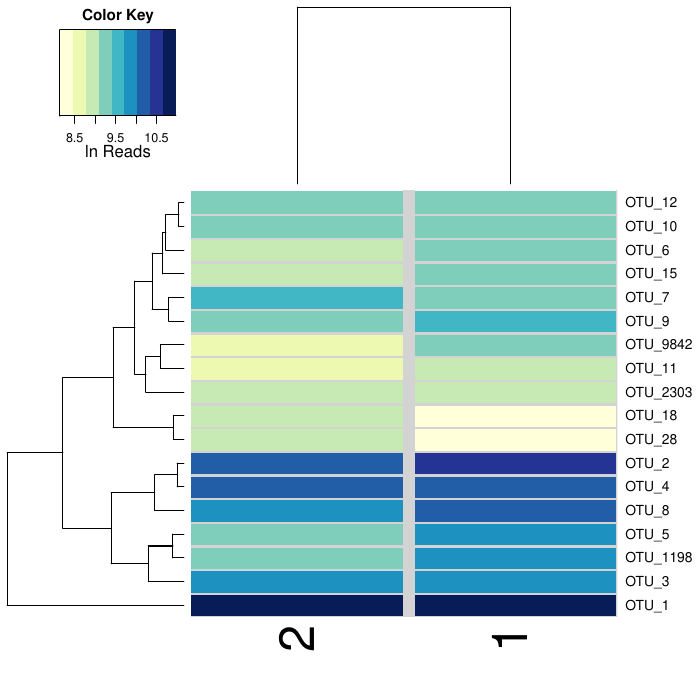

The script that saved this image:
source("heatmap.3.R")
library(vegan)
library(RColorBrewer)
library(ggplot2)

md <- read.delim("sample_info.xls", header=T, row.names=1, sep='\t');
head(md)

d <- read.table("14.figures.heatmap.xls", header=T, row.names=1, sep="\t")

cols <- row.names(md)
raw_otus <- d[, cols]
head(raw_otus)

# remove rows with all 0s
#raw_otus <- raw_otus[apply(raw_otus[,-1], 1, function(x) !all(x==0)),]

sample_read_sums <- read.table("13.summarize_persistent_otus.all.read_sum.xls", header=T, sep="\t")
sample_read_sums
dim(sample_read_sums)

# normalize the raw_otu matrix to % of reads
otus_pcnt <- scale(raw_otus, center=FALSE, scale=t(sample_read_sums))
head(otus_pcnt)

write.table(otus_pcnt, file="14.figures.otus_percent.tab", quote=F, sep="\t")

# normalize the otu maxtrix by the maximum number of reads
max_seqs <- max(sample_read_sums)
otus <- scale(raw_otus, center=FALSE, scale=t(sample_read_sums))
otus <- otus * max_seqs
colSums(otus)
head(otus)

log_otus <- log(otus)
# artificial baseline of the 0 entries
log_otus[log_otus == -Inf] <- NA
colnames(log_otus) <- md$ShortName
head(log_otus)
colnames(otus_pcnt) <- md$ShortName

write.table(log_otus, file="14.figures.log_otus.tab", quote=F, sep="\t")

pdf("./14.figures.heatmap.pdf")

heatmap.3(as.matrix(log_otus), as.matrix(otus_pcnt), key=T, distfun=vegdist, col=brewer.pal(9, "YlGnBu"), hclustfun = function(x) hclust(x,method = 'average'), scale='none', na.rm=T, na.color="white", density.info='none', trace='none', KeyValueName="ln Reads", symkey=F, symbreaks=F, sepcolor="lightgrey", rowsep=c(1:100), colsep=c(1:100))

dev.off()
